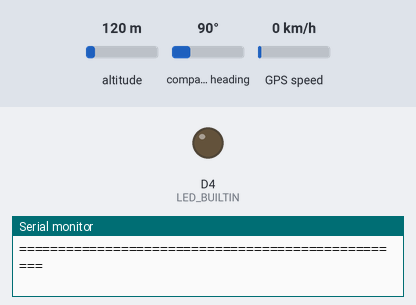
Simulated run of this sketch. Board: ESP8266 (Wemos D1 mini). Parts: output pins drawn as LEDs (lit = HIGH, except the on-board LED, lit = LOW), the last lines printed to the serial monitor. Inputs (shaded band) come from the test bench; at power-on: altitude 120 m, compass heading 90°, GPS speed 0 km/h. WiFi joins after 1.5 s; servers stay silent unless stated; uploads are accepted with an empty reply; the GPS gets a fix after 3 s at 37.7749, -122.4194 with 8 satellites.

Above: at 2.2 s.
At 3.7 s:
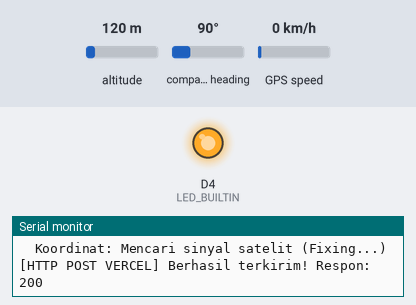
Timing chart, 0 to 8.5 s (numbered marks = the images above):
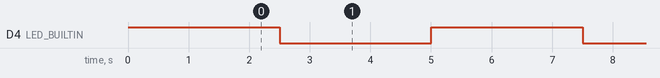

The sketch:

wemosdsatuminipro.ino
```cpp
/*
 * Wemos D1 Mini Pro (ESP8266) + GPS u-blox NEO-6M + WiFi Web Tracker
 *
 * WiFi Hotspot:
 *   SSID     : iPhone 16 Pro Zaqi
 *   Password : zaqi24112003
 *
 * Hardware Wiring:
 *   GPS VCC -> Wemos 5V (atau 3V3)
 *   GPS GND -> Wemos G (GND)
 *   GPS TX  -> Wemos D6 (GPIO 12) [SoftwareSerial RX]
 *   GPS RX  -> Wemos D7 (GPIO 13) [SoftwareSerial TX]
 *
 * Fitur:
 *   1. Membaca satelit, koordinat (Lat/Lng), kecepatan, ketinggian secara real-time.
 *   2. Terhubung ke WiFi Hotspot (iPhone 16 Pro Zaqi).
 *   3. Embedded Web Server internal di IP Wemos (port 80) & endpoint /api/gps (JSON).
 *   4. Mengirim data HTTP POST ke Next.js Dashboard (/api/location).
 */

#include <ESP8266WiFi.h>
#include <ESP8266WebServer.h>
#include <ESP8266HTTPClient.h>
#include <WiFiClientSecure.h>
#include <SoftwareSerial.h>
#include <TinyGPSPlus.h>

// Konfigurasi WiFi
const char* ssid     = "iPhone 16 Pro Zaqi";
const char* password = "zaqi24112003";

// URL Production Vercel Dashboard
const char* serverUrl = "https://tracker-web-jet.vercel.app/api/location";

// Pin GPS SoftwareSerial
static const int RXPin = 12; // D6 -> TX GPS
static const int TXPin = 13; // D7 -> RX GPS
static const uint32_t GPSBaud = 9600;

TinyGPSPlus gps;
SoftwareSerial ss(RXPin, TXPin);
ESP8266WebServer server(80);

unsigned long lastSendTime = 0;
const unsigned long sendInterval = 2500; // Kirim update tiap 2.5 detik
unsigned long charsReceived = 0;

// Handler Endpoint JSON untuk Wemos Web Server
void handleGpsJson() {
  String json = "{";
  json += "\"valid\":" + String(gps.location.isValid() ? "true" : "false") + ",";
  json += "\"satellites\":" + String(gps.satellites.isValid() ? gps.satellites.value() : 0) + ",";
  json += "\"lat\":" + String(gps.location.lat(), 6) + ",";
  json += "\"lng\":" + String(gps.location.lng(), 6) + ",";
  json += "\"speed\":" + String(gps.speed.kmph(), 1) + ",";
  json += "\"altitude\":" + String(gps.altitude.meters(), 1) + ",";
  json += "\"chars\":" + String(charsReceived) + ",";
  json += "\"uptime_ms\":" + String(millis());
  json += "}";
  server.sendHeader("Access-Control-Allow-Origin", "*");
  server.send(200, "application/json", json);
}

// Handler Halaman Utama Internal Wemos
void handleRoot() {
  String html = "<!DOCTYPE html><html><head><meta name='viewport' content='width=device-width, initial-scale=1'>";
  html += "<title>Wemos D1 Mini GPS</title>";
  html += "<style>body{font-family:sans-serif;background:#0f172a;color:#f8fafc;padding:20px;text-align:center}";
  html += ".card{background:#1e293b;border-radius:16px;padding:20px;max-width:400px;margin:auto;box-shadow:0 10px 25px rgba(0,0,0,0.5)}";
  html += "h1{font-size:20px;color:#38bdf8} .stat{font-size:26px;font-weight:bold;margin:10px 0;color:#4ade80}";
  html += "a{color:#60a5fa;text-decoration:none;font-weight:bold}</style></head><body>";
  html += "<div class='card'><h1>🛰️ Wemos GPS Tracker</h1>";
  html += "<p>Status Satelit: " + String(gps.satellites.isValid() ? String(gps.satellites.value()) : "Mencari...") + "</p>";
  if (gps.location.isValid()) {
    html += "<div class='stat'>" + String(gps.location.lat(), 5) + ", " + String(gps.location.lng(), 5) + "</div>";
    html += "<p>Kecepatan: " + String(gps.speed.kmph(), 1) + " km/jam</p>";
    html += "<p><a href='https://maps.google.com/?q=" + String(gps.location.lat(), 6) + "," + String(gps.location.lng(), 6) + "' target='_blank'>Buka Google Maps &rarr;</a></p>";
  } else {
    html += "<p style='color:#fbbf24'>Sedang mencari lock satelit...</p>";
  }
  html += "<hr style='border-color:#334155;margin:15px 0'>";
  html += "<p style='font-size:12px;color:#94a3b8'>Total byte GPS diterima: " + String(charsReceived) + "</p>";
  html += "<p style='font-size:12px'><a href='/api/gps'>Lihat Endpoint /api/gps (JSON)</a></p>";
  html += "</div><script>setTimeout(function(){location.reload();}, 3000);</script></body></html>";
  server.send(200, "text/html", html);
}

void setup() {
  pinMode(LED_BUILTIN, OUTPUT);
  digitalWrite(LED_BUILTIN, HIGH); // LED mati

  Serial.begin(115200);
  ss.begin(GPSBaud);
  delay(500);

  Serial.println();
  Serial.println(F("=================================================="));
  Serial.println(F("  WEMOS D1 MINI PRO - GPS TRACKER & WIFI STATION  "));
  Serial.println(F("=================================================="));
  Serial.printf("Menghubungkan ke Hotspot: %s\n", ssid);

  WiFi.mode(WIFI_STA);
  WiFi.begin(ssid, password);

  // Tunggu koneksi sambil tetap mengalirkan buffer GPS
  int timeout = 0;
  while (WiFi.status() != WL_CONNECTED && timeout < 25) {
    delay(500);
    Serial.print(".");
    timeout++;

    // Tetap baca GPS saat connect
    while (ss.available() > 0) {
      gps.encode(ss.read());
      charsReceived++;
    }
  }

  if (WiFi.status() == WL_CONNECTED) {
    Serial.println();
    Serial.println(F("[WIFI] BERHASIL TERHUBUNG!"));
    Serial.printf("[WIFI] IP Address Wemos: %s\n", WiFi.localIP().toString().c_str());
    Serial.printf("[WIFI] Kekuatan Sinyal : %d dBm\n", WiFi.RSSI());
  } else {
    Serial.println();
    Serial.println(F("[WIFI] Belum terhubung (akan coba reconnect otomatis di latar)."));
  }

  // Setup Web Server di Wemos
  server.on("/", handleRoot);
  server.on("/api/gps", handleGpsJson);
  server.begin();
  Serial.println(F("[SERVER] Web Server internal Wemos aktif di port 80"));
  Serial.println(F("=================================================="));
}

// Kirim data ke Next.js API (/api/location) di Vercel Production
void sendToNextJsServer() {
  if (WiFi.status() != WL_CONNECTED) return;

  WiFiClientSecure client;
  client.setInsecure(); // Mengabaikan verifikasi SSL certificate untuk ESP8266
  client.setTimeout(3000);

  HTTPClient http;

  if (http.begin(client, serverUrl)) {
    http.addHeader("Content-Type", "application/json");

    bool hasFix = gps.location.isValid();
    double lat = hasFix ? gps.location.lat() : 0.0;
    double lng = hasFix ? gps.location.lng() : 0.0;
    float spd = gps.speed.isValid() ? gps.speed.kmph() : 0.0;
    float alt = gps.altitude.isValid() ? gps.altitude.meters() : 0.0;
    int sats = gps.satellites.isValid() ? gps.satellites.value() : 0;

    String payload = "{";
    payload += "\"valid\":" + String(hasFix ? "true" : "false") + ",";
    payload += "\"lat\":" + String(lat, 6) + ",";
    payload += "\"lng\":" + String(lng, 6) + ",";
    payload += "\"speed\":" + String(spd, 1) + ",";
    payload += "\"altitude\":" + String(alt, 1) + ",";
    payload += "\"satellites\":" + String(sats);
    payload += "}";

    int httpCode = http.POST(payload);
    if (httpCode > 0) {
      Serial.printf("[HTTP POST VERCEL] Berhasil terkirim! Respon: %d\n", httpCode);
    } else {
      Serial.printf("[HTTP POST VERCEL] Gagal: %s\n", http.errorToString(httpCode).c_str());
    }
    http.end();
  }
}

void loop() {
  // 1. Baca data dari sensor GPS
  while (ss.available() > 0) {
    char c = ss.read();
    gps.encode(c);
    charsReceived++;
  }

  // 2. Layani permintaan HTTP dari browser
  server.handleClient();

  // 3. Blink LED & Kirim data berkala
  unsigned long now = millis();
  if (now - lastSendTime >= sendInterval) {
    lastSendTime = now;

    // Toggle onboard LED sebagai indikator aktif
    digitalWrite(LED_BUILTIN, !digitalRead(LED_BUILTIN));

    Serial.printf("\n[STATUS] GPS Chars: %lu | Sats: %d | WiFi: %s\n",
                  charsReceived,
                  gps.satellites.isValid() ? gps.satellites.value() : 0,
                  (WiFi.status() == WL_CONNECTED) ? WiFi.localIP().toString().c_str() : "Disconnected");

    if (gps.location.isValid()) {
      Serial.printf("  Lat: %.6f, Lng: %.6f | Kecepatan: %.1f km/h\n",
                    gps.location.lat(), gps.location.lng(), gps.speed.kmph());
    } else {
      Serial.println(F("  Koordinat: Mencari sinyal satelit (Fixing...)"));
    }

    // Kirim HTTP POST ke Next.js
    sendToNextJsServer();
  }
}
```

Measured:
- by itself, D4 (LED_BUILTIN): alternates HIGH for 2.5 s and LOW for 2.5 s
